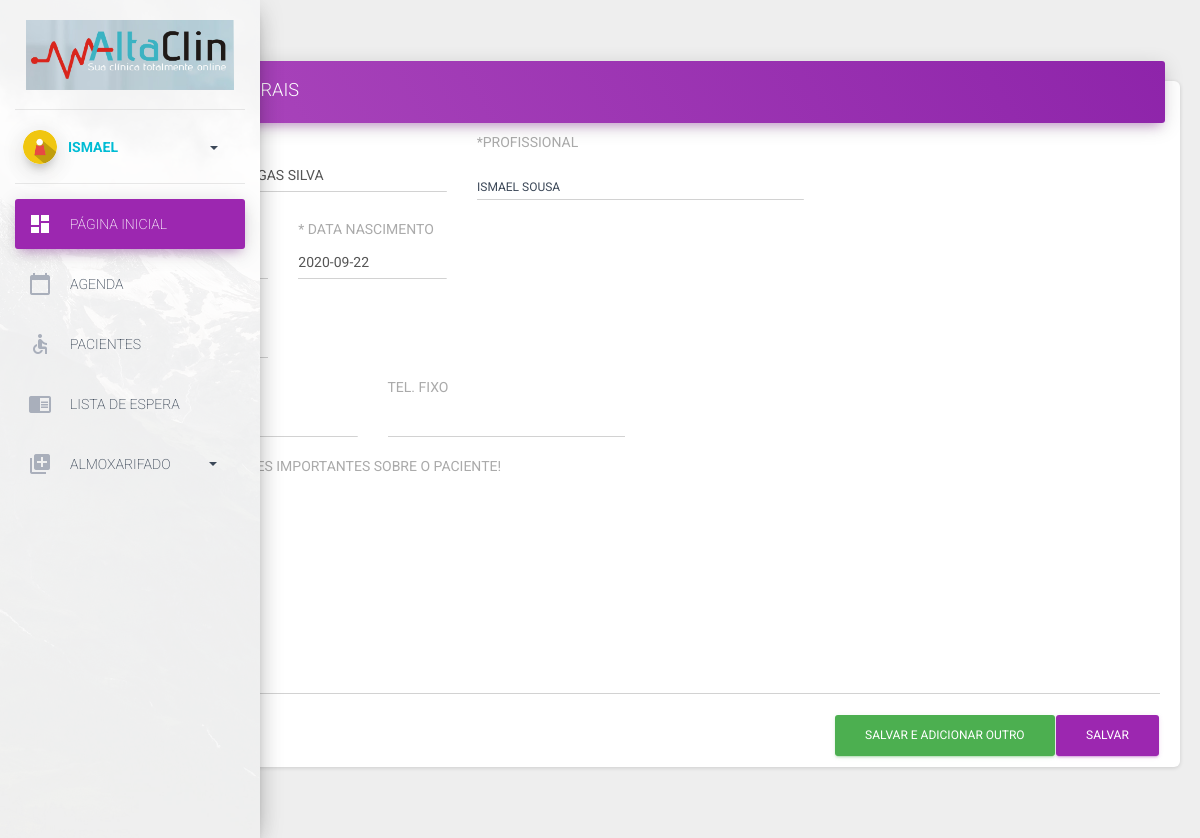
Page /atualizar/paciente/3 (signed in) on the committed database.
### pacientes/models.py (models this page shows, shortened)
class Paciente(models.Model):
	nome              = models.CharField('Nome',max_length=60)
	data_nascimento   = models.DateField(blank=True,null=True)
	sexo              = models.CharField('Sexo', max_length=1, choices=SEXO, blank=True)
	cpf               = models.CharField(max_length=14,blank=True,null=True)
	sus               = models.CharField(max_length=18,unique=True,blank=True,null=True)
	telefone          = models.CharField('Telefone Principal',max_length=20)
	telefone_fixo     = models.CharField('Telefone Fixo',max_length=20,blank=True)
	profissional      = models.ManyToManyField(Profissional)
	observacao        = models.TextField(max_length=500,blank=True)
	atualizado_em     = models.DateTimeField('Atualizado em', auto_now=True)
	criado_em         = models.DateTimeField('Criado em', auto_now_add=True)
	class Meta:
		verbose_name = 'paciente'
		verbose_name_plural = 'pacientes'
		ordering = ['nome']

### controle_usuarios/models.py (models this page shows)
class Profissional(models.Model):
	ATENDENTE = 1
	MEDICO = 2
	ROLE_CHOICES = (
		(1, 'Atendente'),
		(2, 'Profissional'),
	)
	nome            = models.CharField(max_length=50)
	sobrenome       = models.CharField(max_length=50)
	user            = models.OneToOneField(User, on_delete=models.CASCADE)
	email           = models.EmailField(max_length=50,blank=True,null=True)
	telefone        = models.CharField(max_length=15,blank=True)
	registro        = models.CharField(max_length=16,blank=True)
	cpf             = models.CharField(max_length=14,unique=True,null=True)
	data_nascimento = models.DateField(null=True,blank=True)
	tipo            = models.PositiveSmallIntegerField(choices=ROLE_CHOICES,verbose_name='Tipo (Permissão)',null=True)
	area_atuacao    = models.ManyToManyField(Perfil)
	quantidade_atend= models.IntegerField(blank=True,choices=list(zip(range(1, 11), range(1, 11))),null=True)
	data_cadastro   = models.DateField(auto_now_add = True)
	horario_trabalho= models.CharField('Dias de Trabalho',max_length=12,blank=True)
	ativo           = models.BooleanField(default=True)
	atualizado_em   = models.DateTimeField('Atualizado em', auto_now=True)
	atent_categoria	= models.CharField('Tipos de atendimentos',max_length=200,blank=True)
	abordagem		= models.CharField('Abordagens',max_length=200,blank=True)
	observacao		= models.CharField('Outras Observações',max_length=200,blank=True)
	conta_banco		= models.TextField('Contas bancarias', blank=True)
	objects = models.Manager() # The default manager.
	prof_objects = ProfissinalManager()
	class Meta:
		verbose_name = 'Profissional'
		verbose_name_plural = 'Profissionais'
	def __str__(self):
		return self.nome + ' ' + self.sobrenome

### pacientes/views.py (the view)
# urls.py: path('atualizar/paciente/<int:pk>',views.PacienteUpdateView.as_view(),name='update_paciente'),
class PacienteUpdateView(LoginRequiredMixin,UpdateView):
    model = Paciente
    template_name = 'adicionar_paciente.html'
    form_class    = PacienteForm
    success_url   = reverse_lazy('lista_pacientes')

### pacientes/forms.py
class PacienteForm(forms.ModelForm):
	profissional = forms.ModelMultipleChoiceField(
		queryset = Profissional.objects.filter(tipo=2),
		widget   =   forms.SelectMultiple(attrs={'class':'selectpicker',
		'data-style':'select-with-transition','data-size':7,
		'data-live-search':'true','multiple':'multiple','title':'escolha os profissionais'})
	)
	class Meta:
		model   = Paciente
		fields  = '__all__'
		widgets = {
			'nome'           : forms.TextInput(attrs={'class': 'form-control','required': 'true'}),
			'data_nascimento': forms.DateInput(attrs={'class': 'form-control','required': 'true'}),
			'sexo'           : forms.Select(attrs={'class': 'form-control'}),
			'cpf'            : forms.TextInput(attrs={'class': 'form-control'}),
			'sus'            : forms.TextInput(attrs={'class': 'form-control'}),
			'telefone'       : forms.TextInput(attrs={'class': 'form-control','required': 'true'}),
			'telefone_fixo'  : forms.TextInput(attrs={'class': 'form-control'}),
			'observacao'     : forms.Textarea(attrs={'class': 'form-control'}),
		}

### pacientes/templates/adicionar_paciente.html (shortened to what this page needs)
{% extends "base.html" %}
{% load static %}
{% block datepicker %}
<link rel="stylesheet" type="text/css" href="https://cdn.jsdelivr.net/npm/daterangepicker/daterangepicker.css" />
{% endblock datepicker %}
{% block container %}
<div class="content">
  <div class="container-fluid">
    <div class="row">
      <div class="col-md-12">
        <div class="card">
          <div class="card-header card-header-primary"data-background-color="purple">
           <h4 class="card-title ">Dados Cadastrais</h4>
         </div>
         <div class="card-content">
           <form method="POST" id="paciente_form">
            <div class="row">
              <div class="col-md-4">
                <div class="form-group">
                  <label class="bmd-label-floating">*Nome Completo</label>
                  {{form.nome}}
                </div>
              </div>
               <div class="col-md-4">
                <div class="form-group">
                  <label class="bmd-label-floating">*Profissional</label>
                  {{form.profissional}}
                </div>
              </div>
            </div>
            <div class="row">
               <div class="col-md-2">
                <div class="form-group">
                  <label class="bmd-label-floating">*CPF</label>
                </div>
              </div>
              <div class="col-md-2">
                <div class="form-group">
                  <label class="bmd-label-floating">* Data Nascimento</label>
                  {{form.data_nascimento}}
                </div>
              </div>
            </div>
            <div class="row">
              <div class="col-md-2">
                <div class="form-group">
                  <label class="bmd-label-floating">Cartão do Sus</label>
                </div>
              </div>
            </div>
        <div class="row">
          <div class="col-md-3">
            <div class="form-group">
              <label class="bmd-label-floating">*Celular</label>
            </div>
          </div>
           <div class="col-md-3">
            <div class="form-group">
              <label class="bmd-label-floating">Tel. Fixo</label>
              {{form.telefone_fixo}}
            </div>
          </div>
        </div>
        <div class="row">
          <div class="col-md-12">
              <div class="form-group">
                <label class="bmd-label-floating"> Outras informações importantes sobre o paciente!</label>
                  {{form.observacao}}
              </div>
          </div>
        </div>
        <button type="submit" class="btn btn-primary pull-right" id="submitButton">Salvar</button>
        <button type="submit" class="btn btn-success pull-right" id="submitButton1" name="adicionar_outro">Salvar E Adicionar Outro</button>
        <a href="{% url 'lista_pacientes' %}" class="btn btn-danger btn-group" onclick="return confirm('Deseja realmente cancelar?');">Cancelar</a>
      </form>
    </div>
  </div>
</div>
</div>
</div>
</div>
{% endblock container %}

### core/templates/base.html (shortened to what this page needs)
{% load static %}
<!DOCTYPE html>
<html lang="pt-br">
<head>
  <link rel="stylesheet" href="{% static "assets/css/bootstrap.min.css" %}"/>
  <link rel="stylesheet" href="{% static "assets/css/material-dashboard.css" %}"/>
  <link rel="stylesheet" href="{% static "assets/css/demo.css" %}"/>
  <link rel="stylesheet" href="{% static "assets/css/fullcalendar.print.css" %}"/>
  <link href="https://maxcdn.bootstrapcdn.com/font-awesome/latest/css/font-awesome.min.css" rel="stylesheet">
  {% block datepicker %}
  {% endblock datepicker %}
</head>
<body>
  <div class="sidebar-mini">
    <div class="sidebar" data-active-color="purple" data-background-color="white" data-image="{% static 'assets/img/sidebar-1.jpg' %}">
<div class="logo"align="center">
  <a href="{% url 'home' %}" class="simple-text logo-normal">
    {% for c in clinica %}
    <img src="{{c.logo_menu.url}}" width="80%">
    {%empty%}
    <img src="{% static "img/logo_menu.jpg" %}" width="80%">
    {% endfor %}
  </a>
</div>
<div class="sidebar-wrapper">
  <div class="user">
    <div class="photo">
      <img src="{% static 'img/person-icon.png' %}" />
    </div>
    <div class="info">
      <a data-toggle="collapse" href="#collapseExample" class="collapsed">
        <span>
          <b class="text-info">{{request.user.username|upper}}</b>
          <b class="caret"></b>
        </span>
      </a>
    </div>
  </div>
  <ul class="nav">
    <li class="nav-item active">
      <a class="nav-link" href="{% url 'home' %}">
        <i class="material-icons">dashboard</i>
        <p>Página Inicial</p>
      </a>
    </li>
    <li class="nav-item ">
      <a class="nav-link" href="">
        <i class="material-icons">calendar_today</i>
        <p>Agenda</p>
      </a>
    </li>
    <li class="nav-item ">
      <a class="nav-link" href="{% url 'lista_pacientes' %}">
        <i class="material-icons">accessible</i>
        <p>Pacientes</p>
      </a>
    </li>
    <li>
      <a href="{% url 'lista_espera' %}">
        <i class="material-icons">chrome_reader_mode</i>
        <p>Lista de Espera</p>
      </a>
    </li>
    <li>
      <a data-toggle="collapse" href="#formsExamples">
        <i class="material-icons">library_add</i>
        <p>  Almoxarifado
          <b class="caret"></b>
        </p>
      </a>
    </li>
  </ul>
</div>
</div>
<div class="main-panel">
  <nav class="navbar navbar-transparent navbar-absolute">
    <div class="container-fluid">
      <div class="navbar-minimize">
        <button id="minimizeSidebar"class="btn btn-round btn-white btn-fill btn-just-icon">
        </button>
      </div>
      <div class="collapse navbar-collapse">
      </div>
    </div>
  </nav>
  {% block container %}
  {% endblock container %}
</body>
</html>

### core/templates/base.html (style rules this page uses)
.card-title,input,label,table,select,li { text-transform:uppercase; }

### rows in the picture
Paciente: nome "FRANCISCO DAS CHAGAS SILVA", profissional "ISMAEL SOUSA", data_nascimento "2020-09-22"

### other values in the picture
{{ request.user.username|upper }} "ISMAEL"
